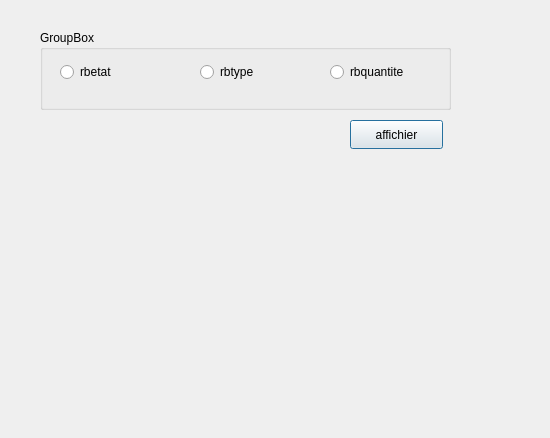
<?xml version="1.0" encoding="UTF-8"?>
<ui version="4.0">
 <class>Dialog</class>
 <widget class="QDialog" name="Dialog">
  <property name="geometry">
   <rect>
    <x>0</x>
    <y>0</y>
    <width>550</width>
    <height>438</height>
   </rect>
  </property>
  <property name="windowTitle">
   <string>Dialog</string>
  </property>
  <widget class="QGroupBox" name="groupBox">
   <property name="geometry">
    <rect>
     <x>40</x>
     <y>30</y>
     <width>411</width>
     <height>80</height>
    </rect>
   </property>
   <property name="title">
    <string>GroupBox</string>
   </property>
   <widget class="QRadioButton" name="radioButton">
    <property name="geometry">
     <rect>
      <x>20</x>
      <y>30</y>
      <width>110</width>
      <height>24</height>
     </rect>
    </property>
    <property name="text">
     <string>rbetat</string>
    </property>
   </widget>
   <widget class="QRadioButton" name="radioButton_2">
    <property name="geometry">
     <rect>
      <x>160</x>
      <y>30</y>
      <width>110</width>
      <height>24</height>
     </rect>
    </property>
    <property name="text">
     <string>rbtype</string>
    </property>
   </widget>
   <widget class="QRadioButton" name="radioButton_3">
    <property name="geometry">
     <rect>
      <x>290</x>
      <y>30</y>
      <width>110</width>
      <height>24</height>
     </rect>
    </property>
    <property name="text">
     <string>rbquantite</string>
    </property>
   </widget>
  </widget>
  <widget class="QPushButton" name="pushButton">
   <property name="geometry">
    <rect>
     <x>350</x>
     <y>120</y>
     <width>93</width>
     <height>29</height>
    </rect>
   </property>
   <property name="text">
    <string>affichier</string>
   </property>
  </widget>
 </widget>
 <resources/>
 <connections/>
</ui>
